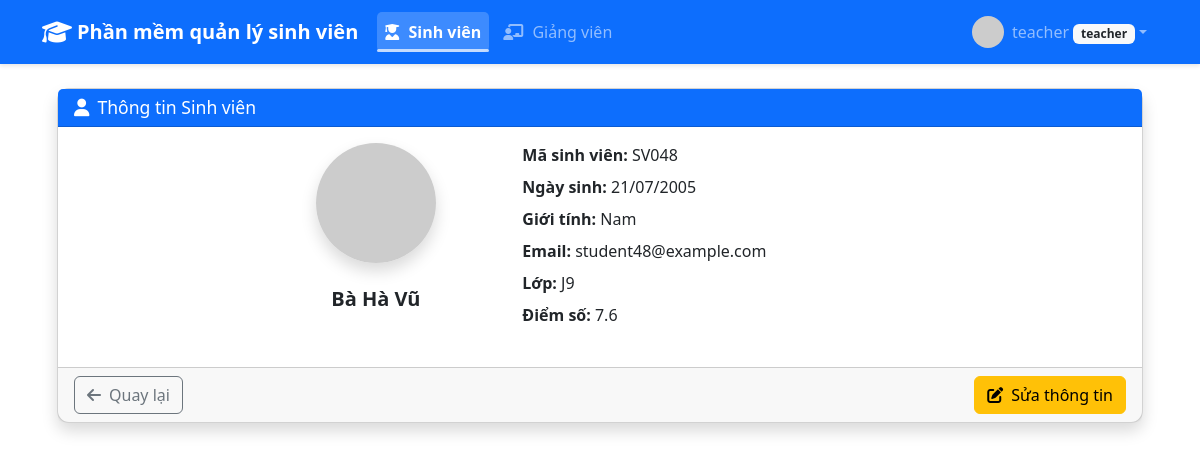
Page /students/75/view (signed in) on the earlier database version.
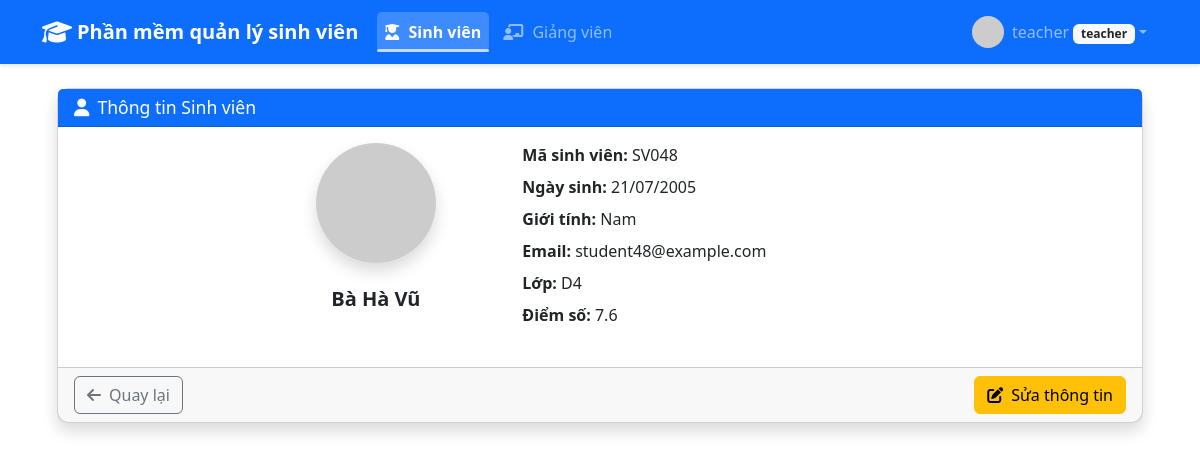
Same page on the later database version.
### app/models.py (models this page shows)
class Class(db.Model):
    id = db.Column(db.Integer, primary_key=True)
    name = db.Column(db.String(50), unique=True, nullable=False)
    students = db.relationship('User', backref='class_', lazy=True, foreign_keys='User.class_id')

### app/students/routes.py (the view)
@students_bp.route('/<int:id>/view')
@login_required
def view_student(id):
    student = User.query.filter_by(id=id, role='student').first_or_404()
    if not can_view_student(student):
        flash('Bạn không có quyền xem thông tin sinh viên này', 'danger')
        return redirect(url_for('students.student_list'))
    return render_template('students/view.html', student=student)

### app/__init__.py (called while the page is built)
@login_manager.user_loader
def load_user(user_id):
    from app.models import User
    return User.query.get(int(user_id))

### app/students/routes.py (called while the page is built)
def can_view_student(student):
    if current_user.role in ['admin', 'teacher']:
        return True
    if current_user.role == 'student':
        return current_user.id == student.id
    return False

### app/templates/students/view.html (shortened to what this page needs)
{% extends 'base.html' %}
{% block content %}
<div class="container mt-4">
    <div class="card shadow">
        <div class="card-header bg-primary text-white">
            <h6 class="mb-0" style="font-size:1.1rem;"><i class="fas fa-user me-2" style="font-size:1.1rem;"></i>Thông tin Sinh viên</h6>
        </div>
        <div class="card-body">
            <div class="row mb-3 justify-content-center">
                <div class="col-md-3 text-center">
                    <img src="{{ student.avatar or 'https://api.dicebear.com/7.x/adventurer/png?seed=student' }}" class="rounded-circle shadow mb-3" width="120" height="120" alt="Avatar">
                    <h5 class="fw-bold mt-2">{{ student.fullname }}</h5>
                </div>
                <div class="col-md-5">
                    <div class="mb-2"><strong>Mã sinh viên:</strong> {{ student.student_code }}</div>
                    <div class="mb-2"><strong>Ngày sinh:</strong> {% if student.birthdate %}{{ student.birthdate.strftime('%d/%m/%Y') }}{% else %}Chưa cập nhật{% endif %}</div>
                    <div class="mb-2"><strong>Giới tính:</strong> {{ student.gender or 'Chưa cập nhật' }}</div>
                    <div class="mb-2"><strong>Email:</strong> {{ student.email or 'Chưa cập nhật' }}</div>
                    <div class="mb-2"><strong>Lớp:</strong> {{ student.class_.name if student.class_ else 'Chưa phân lớp' }}</div>
                    <div class="mb-2"><strong>Điểm số:</strong> {% if student.score is not none %}{{ '%.1f'|format(student.score) }}{% else %}Chưa cập nhật{% endif %}</div>
                </div>
            </div>
        </div>
        <div class="card-footer">
            <div class="d-flex justify-content-between">
                <a href="{{ url_for('students.student_list') }}" class="btn btn-outline-secondary">
                    <i class="fas fa-arrow-left me-2"></i>Quay lại
                </a>
                <div class="d-flex gap-2">
                    {% if current_user.role != 'student' %}
                    <a href="{{ url_for('students.edit_student', id=student.id) }}" class="btn btn-warning">
                        <i class="fas fa-edit me-2"></i>Sửa thông tin
                    </a>
                    {% endif %}
                </div>
            </div>
        </div>
    </div>
</div>
{% endblock %}

Differences in the rows shown:
removed Class: class_ "J9"
now on this page (row unchanged): Class: class_ "D4"
